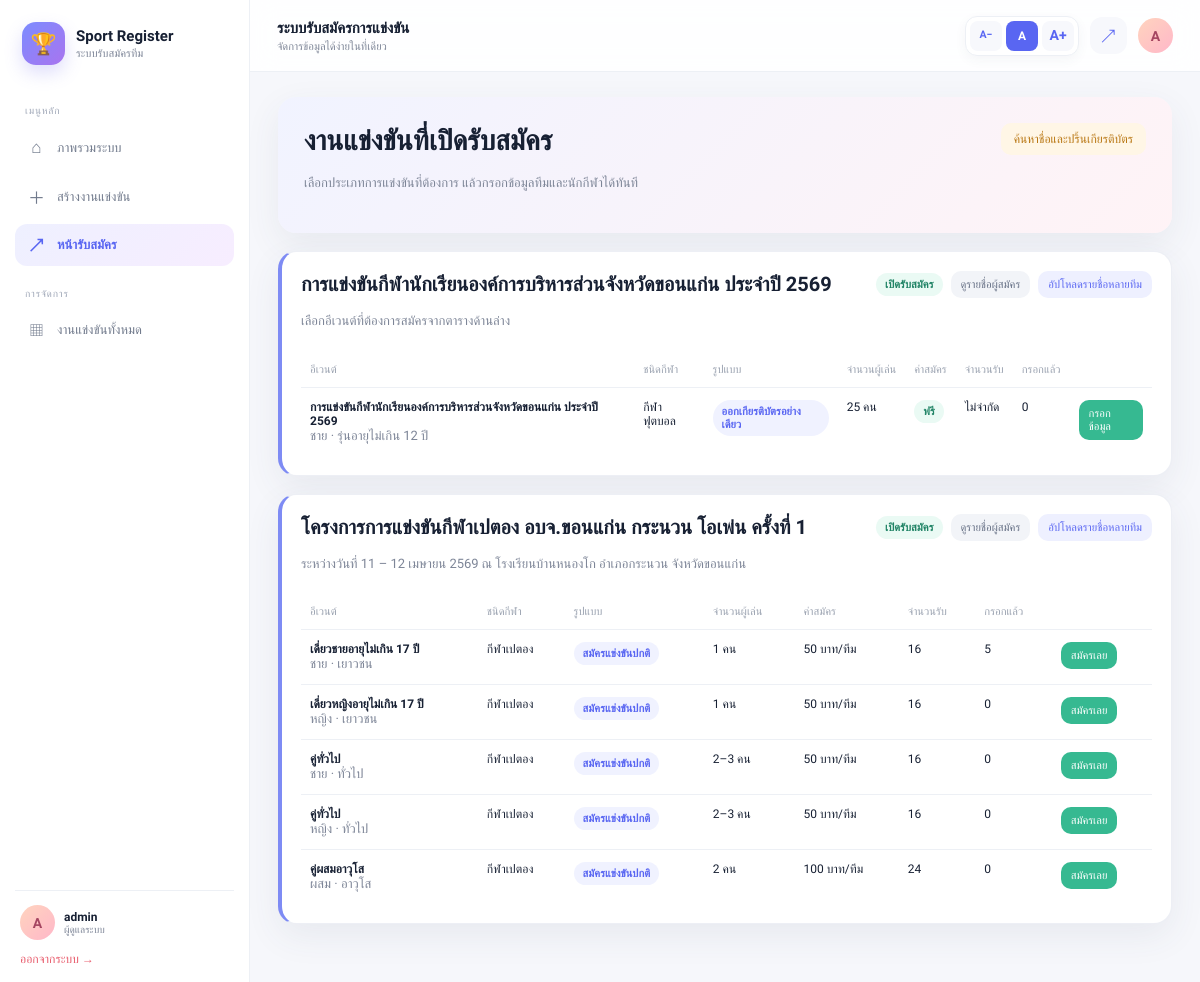
The page / (signed in) on the database its author committed.
### tables this page shows
CREATE TABLE tournaments (
            id INTEGER PRIMARY KEY AUTOINCREMENT,
            title TEXT NOT NULL,
            description TEXT,
            created_by INTEGER,
            created_at TEXT,
            is_open INTEGER NOT NULL DEFAULT 1, certificates_enabled INTEGER NOT NULL DEFAULT 0, certificate_self_download INTEGER NOT NULL DEFAULT 1, certificate_require_approval INTEGER NOT NULL DEFAULT 1, cert_org TEXT, cert_date TEXT, cert_place TEXT, cert_signer TEXT, cert_signer_position TEXT, cert_style TEXT NOT NULL DEFAULT 'navy_gold', cert_heading TEXT, cert_footer_note TEXT, cert_logo_1 TEXT, cert_logo_2 TEXT, cert_logo_3 TEXT, cert_background TEXT, cert_signature TEXT, cert_stamp TEXT,
            FOREIGN KEY(created_by) REFERENCES users(id)
        );

CREATE TABLE events (
            id INTEGER PRIMARY KEY AUTOINCREMENT,
            tournament_id INTEGER NOT NULL,
            event_name TEXT,
            category_type TEXT NOT NULL,
            gender_type TEXT NOT NULL,
            age_group TEXT NOT NULL,
            max_slots INTEGER NOT NULL,
            fee INTEGER NOT NULL DEFAULT 0,
            team_size INTEGER NOT NULL DEFAULT 1,
            is_open INTEGER NOT NULL DEFAULT 1,
            created_at TEXT, has_fee INTEGER NOT NULL DEFAULT 0, fee_per TEXT NOT NULL DEFAULT 'team', require_slip INTEGER NOT NULL DEFAULT 0, has_limit INTEGER NOT NULL DEFAULT 1, waitlist_enabled INTEGER NOT NULL DEFAULT 0, waitlist_limit INTEGER NOT NULL DEFAULT 0, event_mode TEXT NOT NULL DEFAULT 'competition', sport_name TEXT, fixed_member_count INTEGER NOT NULL DEFAULT 0,
            FOREIGN KEY(tournament_id) REFERENCES tournaments(id)
        );

### app.py (the view)
@app.route('/')
def home():
    conn=get_db(); tournaments=conn.execute('SELECT * FROM tournaments ORDER BY id DESC').fetchall(); event_map={}; count_map={}
    for t in tournaments:
        events=conn.execute('SELECT * FROM events WHERE tournament_id=? ORDER BY id',(t['id'],)).fetchall(); event_map[t['id']]=events
        count_map[t['id']]={e['id']:event_reg_count(e['id']) for e in events}
    conn.close(); return render_template('home.html',tournaments=tournaments,event_map=event_map,count_map=count_map)

### app.py (called while the page is built)
def get_db():
    if IS_POSTGRES:
        import psycopg
        from psycopg.rows import dict_row
        return PostgresConnection(psycopg.connect(DATABASE_URL, row_factory=dict_row))
    conn = sqlite3.connect(DB_NAME)
    conn.row_factory = sqlite3.Row
    return conn

def row_value(row, key, default=None):
    try:
        if hasattr(row, 'keys') and key in row.keys():
            return row[key]
        if isinstance(row, dict):
            return row.get(key, default)
    except Exception:
        pass
    return default

def gender_label(v): return {'male':'ชาย','female':'หญิง','mixed':'ผสม','open':'ไม่ระบุ'}.get(v,v)

def age_label(v): return {'youth':'เยาวชน','general':'ทั่วไป','senior':'อาวุโส'}.get(v,v)

def fee_per_label(v): return {'person':'คน','team':'ทีม'}.get(v,v)

def event_mode_label(v): return {'competition':'สมัครแข่งขันปกติ','certificate_only':'ออกเกียรติบัตรอย่างเดียว'}.get(v or 'competition', v or 'สมัครแข่งขันปกติ')

def is_certificate_only_event(e): return (row_value(e, 'event_mode', 'competition') or 'competition') == 'certificate_only'

def sport_name_text(e):
    raw=str(row_value(e, 'sport_name', '') or '').strip()
    return raw or 'เปตอง'

def sport_competition_label(e):
    raw=sport_name_text(e)
    return raw if raw.startswith('กีฬา') else f'กีฬา{raw}'

def event_member_count_label(e):
    if is_certificate_only_event(e):
        n=int(row_value(e, 'fixed_member_count', 0) or row_value(e, 'team_size', 0) or 0)
        return f'{n} คน' if n > 0 else 'กำหนดเอง'
    if e['category_type']=='single': return '1 คน'
    if e['category_type']=='pair' and e['gender_type']=='mixed': return '2 คน'
    if e['category_type']=='pair': return '2–3 คน'
    return '3–4 คน'

def event_display_name(e):
    custom=(e['event_name'] or '').strip()
    if custom:
        return custom
    base=f"{category_label(e['category_type'])} {gender_label(e['gender_type'])} {age_label(e['age_group'])}"
    if str(row_value(e, 'sport_name', '') or '').strip():
        return f"{sport_competition_label(e)} {base}"
    return base

def event_reg_count(event_id, include_waitlist=False):
    conn=get_db(); q='SELECT COUNT(*) total FROM registrations WHERE event_id=?'
    args=[event_id]
    if not include_waitlist: q += ' AND is_waitlist=0'
    total=conn.execute(q,args).fetchone()['total']; conn.close(); return total

### templates/home.html
{% extends 'base.html' %}{% block title %}สมัครการแข่งขัน{% endblock %}{% block content %}
<div class="card hero-card"><div class="card-head"><div><h1>งานแข่งขันที่เปิดรับสมัคร</h1><p class="muted">เลือกประเภทการแข่งขันที่ต้องการ แล้วกรอกข้อมูลทีมและนักกีฬาได้ทันที</p></div><a class="btn btn-warning" href="{{ url_for('certificate_search') }}">ค้นหาชื่อและปริ้นเกียรติบัตร</a></div></div>
{% for t in tournaments %}<section class="card public-event-card"><div class="card-head"><div><h2>{{ t['title'] }}</h2><p class="muted">{{ t['description'] or 'เลือกอีเวนต์ที่ต้องการสมัครจากตารางด้านล่าง' }}</p></div><div class="row-actions"><span class="badge {% if t['is_open'] %}badge-open{% else %}badge-closed{% endif %}">{{ 'เปิดรับสมัคร' if t['is_open'] else 'ปิดรับสมัคร' }}</span><a class="btn btn-secondary btn-sm" href="{{ url_for('public_tournament_registrations',tournament_id=t['id']) }}">ดูรายชื่อผู้สมัคร</a>{% if t['is_open'] %}<a class="btn btn-soft btn-sm" href="{{ url_for('public_bulk_register',tournament_id=t['id']) }}">อัปโหลดรายชื่อหลายทีม</a>{% endif %}</div></div><div class="table-wrap"><table><thead><tr><th>อีเวนต์</th><th>ชนิดกีฬา</th><th>รูปแบบ</th><th>จำนวนผู้เล่น</th><th>ค่าสมัคร</th><th>จำนวนรับ</th><th>กรอกแล้ว</th><th></th></tr></thead><tbody>{% for e in event_map[t['id']] %}<tr><td><strong>{{ event_display_name(e) }}</strong><div class="muted">{{ gender_label(e['gender_type']) }} · {{ age_label(e['age_group']) }}</div></td><td>{{ sport_competition_label(e) }}</td><td><span class="badge badge-soft">{{ event_mode_label(e['event_mode'] or 'competition') }}</span></td><td>{{ event_member_count_label(e) }}</td><td>{% if e['has_fee'] %}{{ e['fee'] }} บาท/{{ fee_per_label(e['fee_per']) }}{% else %}<span class="badge badge-open">ฟรี</span>{% endif %}</td><td>{% if e['has_limit'] %}{{ e['max_slots'] }}{% else %}ไม่จำกัด{% endif %}</td><td>{{ count_map[t['id']][e['id']] }}</td><td><a class="btn btn-success btn-sm" href="{{ url_for('register_event', event_id=e['id']) }}">{{ 'กรอกข้อมูล' if e['event_mode']=='certificate_only' else 'สมัครเลย' }}</a></td></tr>{% else %}<tr><td colspan="8" class="empty-state">ยังไม่มีอีเวนต์ที่เปิดรับสมัคร</td></tr>{% endfor %}</tbody></table></div></section>{% else %}<div class="card empty-state">ยังไม่มีงานแข่งขันที่เปิดรับสมัคร</div>{% endfor %}
{% endblock %}

### static/style.css (style rules this page uses)
:root { --user-font-scale:1;--bg:#f6f7fb;--card:#fff;--text:#172033;--muted:#7d8597;--line:#edf0f5;--primary:#5966f2;--primary-soft:#eef0ff;--danger:#ef6b79;--success:#36b991;--warning:#f6b95e;--sidebar:#fff;--shadow:0 12px 35px rgba(62,73,104,.08);--radius:18px }
* { box-sizing:border-box }
html { scroll-behavior:smooth;font-size:calc(16px * var(--user-font-scale)) }
body { margin:0;font-family:'Prompt',Arial,sans-serif;color:var(--text);background:var(--bg);font-size:0.875rem }
a { text-decoration:none;color:inherit }
h1,h2,h3 { margin:0 0 10px;line-height:1.3 }
h1 { font-size:1.75rem }
h2 { font-size:1.25rem }
p { line-height:1.7 }
.muted { color:var(--muted);font-size:0.8125rem }
.page-actions,.row-actions { display:flex;gap:8px;flex-wrap:wrap;align-items:center }
.card { background:var(--card);border:1px solid rgba(234,237,244,.85);border-radius:var(--radius);padding:19px;margin-bottom:18px;box-shadow:var(--shadow) }
.card-head,.spread { display:flex;align-items:flex-start;justify-content:space-between;gap:14px }
.badge { display:inline-flex;align-items:center;gap:4px;padding:5px 9px;border-radius:999px;background:#fff5d9;color:#a66b13;font-weight:600;font-size:0.6875rem }
.badge-open { background:#eafaf4;color:#218466 }
.badge-soft { background:#f0f2ff;color:#5966f2 }
.btn,button { border:0;border-radius:10px;padding:9px 13px;background:#5966f2;color:white;display:inline-flex;align-items:center;justify-content:center;gap:5px;font-family:inherit;font-size:0.75rem;font-weight:500;cursor:pointer;transition:.18s }
.btn-secondary { background:#f2f4f8;color:#667085 }
.btn-success { background:#36b991 }
.btn-warning { background:#fff6e6;color:#b97713 }
.btn-soft { background:#eef0ff;color:#5966f2 }
.btn-sm { padding:7px 10px;font-size:0.6875rem }
table { width:100%;border-collapse:collapse;margin-top:6px }
th { padding:11px 9px;text-align:left;font-weight:500;color:#9aa2b0;font-size:0.6875rem;border-bottom:1px solid var(--line);white-space:nowrap }
td { padding:12px 9px;border-bottom:1px solid var(--line);vertical-align:top;font-size:0.75rem }
tbody tr:last-child td { border-bottom:0 }
.table-wrap { overflow-x:auto }
.hero-card { background:linear-gradient(135deg,#f1f3ff,#fff3f6);border:0;padding:26px }
.public-event-card { border-left:4px solid #7e8bf4 }

### rows shown on the page
tournaments: title "การแข่งขันกีฬานักเรียนองค์การบริหารส่วนจังหวัดขอนแก่น ประจำปี 2569", description "เลือกอีเวนต์ที่ต้องการสมัครจากตารางด้านล่าง", is_open "เปิดรับสมัคร"
events: event_name "การแข่งขันกีฬานักเรียนองค์การบริหารส่วนจังหวัดขอนแก่น ประจำปี 2569", gender_type "ชาย", age_group "รุ่นอายุไม่เกิน 12 ปี", sport_competition_label "กีฬาฟุตบอล", event_mode "ออกเกียรติบัตรอย่างเดียว", event_member_count_label "25 คน", has_fee "ฟรี", has_limit "ไม่จำกัด", count_map "0", event_mode "กรอกข้อมูล"
tournaments: title "โครงการการแข่งขันกีฬาเปตอง อบจ.ขอนแก่น กระนวน โอเพ่น ครั้งที่ 1", description "ระหว่างวันที่ 11 – 12 เมษายน 2569 ณ โรงเรียนบ้านหนองโก อำเภอกระนวน จังหวัดขอนแก่น", is_open "เปิดรับสมัคร"
events: event_name "เดี่ยวชายอายุไม่เกิน 17 ปี", gender_type "ชาย", age_group "เยาวชน", sport_competition_label "กีฬาเปตอง", event_mode "สมัครแข่งขันปกติ", event_member_count_label "1 คน", fee "50", fee_per "ทีม", max_slots "16", count_map "5", event_mode "สมัครเลย"
events: event_name "เดี่ยวหญิงอายุไม่เกิน 17 ปี", gender_type "หญิง", age_group "เยาวชน", sport_competition_label "กีฬาเปตอง", event_mode "สมัครแข่งขันปกติ", event_member_count_label "1 คน", fee "50", fee_per "ทีม", max_slots "16", count_map "0", event_mode "สมัครเลย"
events: event_name "คู่ทั่วไป", gender_type "ชาย", age_group "ทั่วไป", sport_competition_label "กีฬาเปตอง", event_mode "สมัครแข่งขันปกติ", event_member_count_label "2–3 คน", fee "50", fee_per "ทีม", max_slots "16", count_map "0", event_mode "สมัครเลย"
events: event_name "คู่ทั่วไป", gender_type "หญิง", age_group "ทั่วไป", sport_competition_label "กีฬาเปตอง", event_mode "สมัครแข่งขันปกติ", event_member_count_label "2–3 คน", fee "50", fee_per "ทีม", max_slots "16", count_map "0", event_mode "สมัครเลย"
events: event_name "คู่ผสมอาวุโส", gender_type "ผสม", age_group "อาวุโส", sport_competition_label "กีฬาเปตอง", event_mode "สมัครแข่งขันปกติ", event_member_count_label "2 คน", fee "100", fee_per "ทีม", max_slots "24", count_map "0", event_mode "สมัครเลย"

### other values the page prints
{{ (session.get('username') or 'A')[0]|upper }} "A"
{{ session.get('username') }} "admin"
